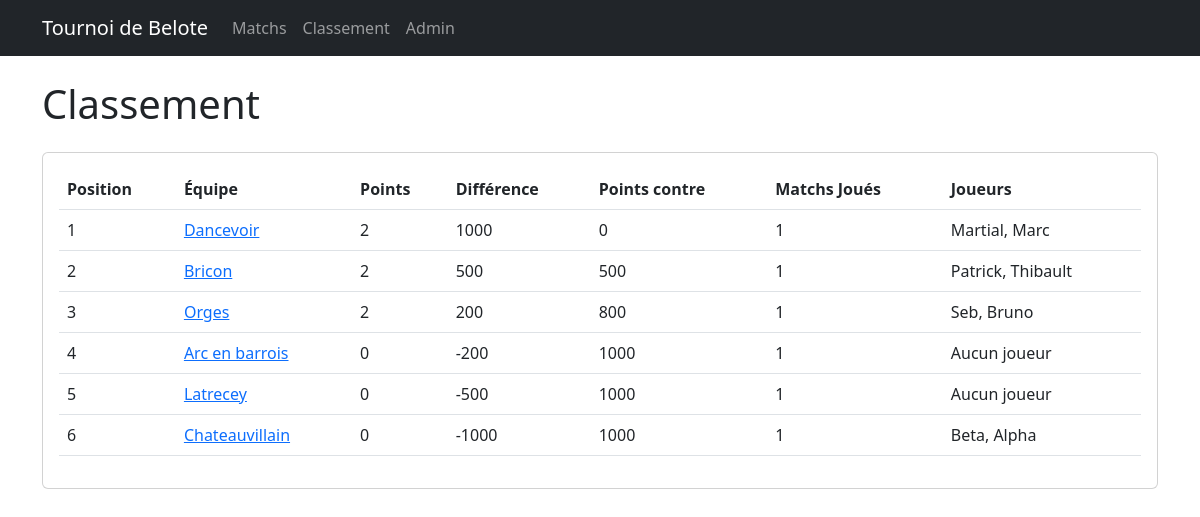
Page /ranking on the committed database.
### models/team.py (models this page shows, shortened)
class Team(db.Model):
    __tablename__ = 'teams'
    id = db.Column(db.Integer, primary_key=True)
    name = db.Column(db.String(80), unique=True, nullable=False)
    points = db.Column(db.Integer, default=0)
    matches_played = db.Column(db.Integer, default=0)
    points_for = db.Column(db.Integer, default=0)
    points_against = db.Column(db.Integer, default=0)
    players = db.relationship('Player', backref='team', lazy=True)

### app.py (the view)
@app.route('/ranking')
def ranking():
    sorted_teams = tournament.get_ranking()
    return render_template('ranking.html', teams=sorted_teams)

### models/tournament.py (called while the page is built)
    def get_ranking(self):
        return Team.query.order_by(
            Team.points.desc(),
            (Team.points_for - Team.points_against).desc(),
            Team.points_for.desc(),
            Team.points_against.asc()
        ).all()

### templates/ranking.html
{% extends "base.html" %}
{% block content %}
    <h1 class="mb-4">Classement</h1>
    <div class="card">
        <div class="card-body">
            <table class="table">
                <thead>
                    <tr>
                        <th>Position</th>
                        <th>Équipe</th>
                        <th>Points</th>
                        <th>Différence</th>
                        <th>Points contre</th>
                        <th>Matchs Joués</th>
                        <th>Joueurs</th>
                    </tr>
                </thead>
                <tbody>
                    {% for team in teams %}
                        <tr>
                            <td>{{ loop.index }}</td>
                            <td><a href="{{ url_for('team_detail', team_name=team.name) }}">{{ team.name }}</a></td>
                            <td>{{ team.points }}</td>
                            <td>{{ team.points_for - team.points_against }}</td>
                            <td>{{ team.points_against }}</td>
                            <td>{{ team.matches_played }}</td>
                            <td>
                                {% if team.players %}
                                    {{ team.players|map(attribute='name')|join(', ') }}
                                {% else %}
                                    Aucun joueur
                                {% endif %}
                            </td>
                        </tr>
                    {% endfor %}
                </tbody>
            </table>
        </div>
    </div>
{% endblock %}

### rows in the picture
Team: name "Dancevoir", points "2", team.points_for-team.points_against "1000", points_against "0", matches_played "1", players|map "Martial, Marc"
Team: name "Bricon", points "2", team.points_for-team.points_against "500", points_against "500", matches_played "1", players|map "Patrick, Thibault"
Team: name "Orges", points "2", team.points_for-team.points_against "200", points_against "800", matches_played "1", players|map "Seb, Bruno"
Team: name "Arc en barrois", points "0", team.points_for-team.points_against "-200", points_against "1000", matches_played "1", shows "Aucun joueur"
Team: name "Latrecey", points "0", team.points_for-team.points_against "-500", points_against "1000", matches_played "1", shows "Aucun joueur"
Team: name "Chateauvillain", points "0", team.points_for-team.points_against "-1000", points_against "1000", matches_played "1", players|map "Beta, Alpha"
